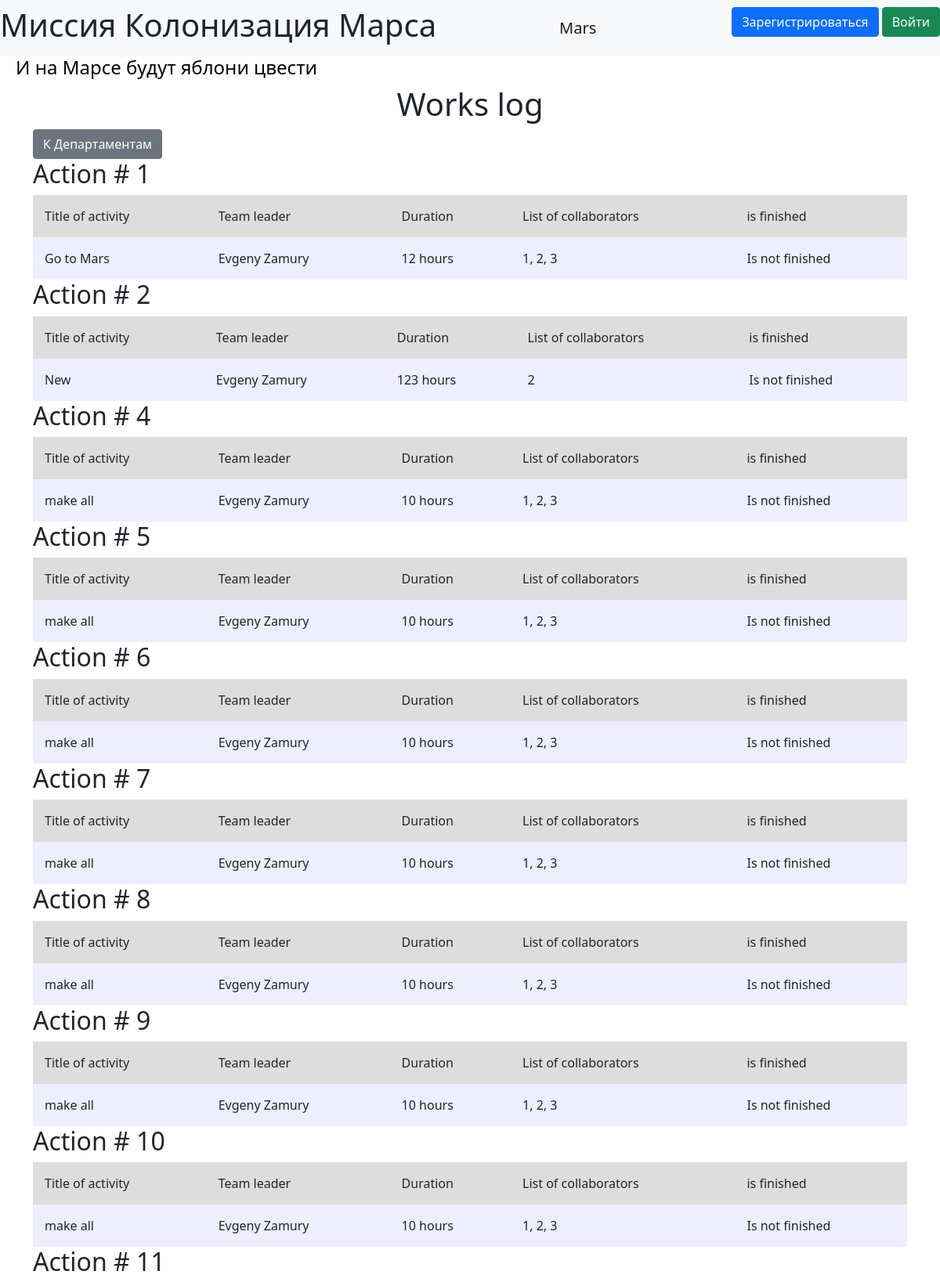
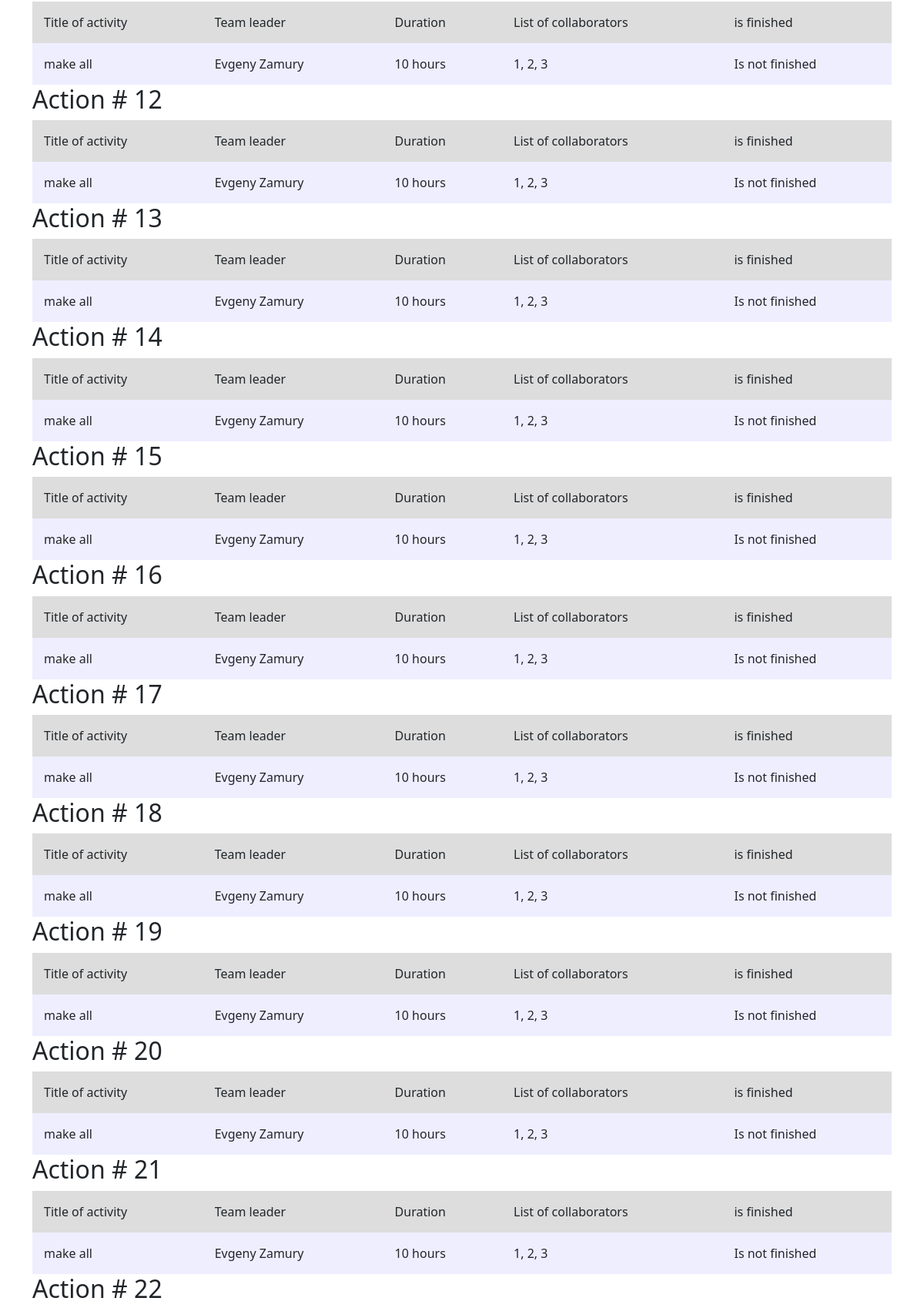
The page / (upper part) on the database its author committed (2 pictures, top to bottom).
### data/jobs.py (models this page shows)
class Jobs(SqlAlchemyBase, SerializerMixin):
    __tablename__ = 'jobs'
    id = sqlalchemy.Column(sqlalchemy.Integer, primary_key=True, autoincrement=True)
    team_leader = sqlalchemy.Column(sqlalchemy.Integer, sqlalchemy.ForeignKey('users.id'))
    job = sqlalchemy.Column(sqlalchemy.String, nullable=False)
    work_size = sqlalchemy.Column(sqlalchemy.Integer, nullable=False)
    collaborators = sqlalchemy.Column(sqlalchemy.String)
    start_date = sqlalchemy.Column(sqlalchemy.DateTime)
    end_date = sqlalchemy.Column(sqlalchemy.DateTime)
    is_finished = sqlalchemy.Column(sqlalchemy.Boolean, default=False)
    user = orm.relationship('User')

### main.py (the view)
@app.route('/')
def index():
    db_sess = db_session.create_session()
    jobs = db_sess.query(Jobs).join(User, User.id == Jobs.team_leader).all()
    from_id_to_name = dict()
    for item in jobs:
        user = db_sess.query(User).filter(User.id == item.team_leader).first()
        from_id_to_name[item.team_leader] = f'{user.name} {user.surname}'
    pprint.pprint(from_id_to_name)
    return render_template('workslog.html', jobs=jobs, from_id_to_name=from_id_to_name)

### data/db_session.py (called while the page is built)
def create_session() -> Session:
    global __factory
    return __factory()

### templates/workslog.html (shortened to what this page needs)
{% extends 'base.html' %}
{% block content %}
<h1 align="center">Works log</h1>
<a href="/departments" class="btn btn-secondary">К Департаментам</a>
{% for item in jobs %}
<h2>Action # {{ item.id }}</h2>
<table>
    <thead>
    <tr>
        <td>Title of activity</td>
        <td>Team leader</td>
        <td>Duration</td>
        <td>List of collaborators</td>
        <td>is finished</td>
    </tr>
    </thead>
    <tbody>
    <tr>
        <td bgcolor="#eeeeff">{{ item.job }}</td>
        <td bgcolor="#eeeeff">{{ from_id_to_name[item.team_leader] }}</td>
        <td bgcolor="#eeeeff">{{ item.work_size }} hours</td>
        <td bgcolor="#eeeeff">{{ item.collaborators }}</td>
        {% if item.is_finished %}
        <td bgcolor="#deffee">finished</td>
        {% else %}
        <td bgcolor="#eeeeff">Is not finished</td>
        {% endif %}
    </tr>
    </tbody>
</table>
{% endfor %}
{% endblock%}

### templates/base.html (shortened to what this page needs)
<!doctype html>
<html lang="en">
<head>
                    <link href="https://cdn.jsdelivr.net/npm/bootstrap@5.0.2/dist/css/bootstrap.min.css" rel="stylesheet">
    <link rel="stylesheet" href="../static/css/style.css">
</head>
<body>
<header>
    <nav class="navbar navbar-light bg-light">
        <h1>Миссия Колонизация Марса</h1>
        <a class="navbar-brand" href="#">Mars</a>
        {% if current_user.is_authenticated %}
            <a class="navbar-brand" href="/logout">{{ current_user.name }}</a>
        {% else %}
        <p>
            <a class="btn btn-primary " href="/register">Зарегистрироваться</a>
            <a class="btn btn-success" href="/login">Войти</a>
        </p>
        {% endif %}
    </nav>
    <h4>И на Марсе будут яблони цвести</h4>
</header>
<main role="main" class="container">
    {% block content %}{% endblock %}
</main>
</body>
</html>

### static/css/style.css (style rules this page uses)
h4 { padding-left: 20px; color: #000000; }
table { width: 100%; }
td { padding: 15px; align-items: center; }
thead { background: #dddddd; }

### rows shown on the page
Jobs: id "1", job "Go to Mars", team_leader "Evgeny Zamury", work_size "12", collaborators "1, 2, 3", is_finished "Is not finished"
Jobs: id "2", job "New", team_leader "Evgeny Zamury", work_size "123", collaborators "2", is_finished "Is not finished"
Jobs: id "4", job "make all", team_leader "Evgeny Zamury", work_size "10", collaborators "1, 2, 3", is_finished "Is not finished"
Jobs: id "5", job "make all", team_leader "Evgeny Zamury", work_size "10", collaborators "1, 2, 3", is_finished "Is not finished"
Jobs: id "6", job "make all", team_leader "Evgeny Zamury", work_size "10", collaborators "1, 2, 3", is_finished "Is not finished"
Jobs: id "7", job "make all", team_leader "Evgeny Zamury", work_size "10", collaborators "1, 2, 3", is_finished "Is not finished"
Jobs: id "8", job "make all", team_leader "Evgeny Zamury", work_size "10", collaborators "1, 2, 3", is_finished "Is not finished"
Jobs: id "9", job "make all", team_leader "Evgeny Zamury", work_size "10", collaborators "1, 2, 3", is_finished "Is not finished"
Jobs: id "10", job "make all", team_leader "Evgeny Zamury", work_size "10", collaborators "1, 2, 3", is_finished "Is not finished"
Jobs: id "11", job "make all", team_leader "Evgeny Zamury", work_size "10", collaborators "1, 2, 3", is_finished "Is not finished"
Jobs: id "12", job "make all", team_leader "Evgeny Zamury", work_size "10", collaborators "1, 2, 3", is_finished "Is not finished"
Jobs: id "13", job "make all", team_leader "Evgeny Zamury", work_size "10", collaborators "1, 2, 3", is_finished "Is not finished"
Jobs: id "14", job "make all", team_leader "Evgeny Zamury", work_size "10", collaborators "1, 2, 3", is_finished "Is not finished"
Jobs: id "15", job "make all", team_leader "Evgeny Zamury", work_size "10", collaborators "1, 2, 3", is_finished "Is not finished"
Jobs: id "16", job "make all", team_leader "Evgeny Zamury", work_size "10", collaborators "1, 2, 3", is_finished "Is not finished"
Jobs: id "17", job "make all", team_leader "Evgeny Zamury", work_size "10", collaborators "1, 2, 3", is_finished "Is not finished"
Jobs: id "18", job "make all", team_leader "Evgeny Zamury", work_size "10", collaborators "1, 2, 3", is_finished "Is not finished"
Jobs: id "19", job "make all", team_leader "Evgeny Zamury", work_size "10", collaborators "1, 2, 3", is_finished "Is not finished"
Jobs: id "20", job "make all", team_leader "Evgeny Zamury", work_size "10", collaborators "1, 2, 3", is_finished "Is not finished"
Jobs: id "21", job "make all", team_leader "Evgeny Zamury", work_size "10", collaborators "1, 2, 3", is_finished "Is not finished"
Jobs: id "22"
